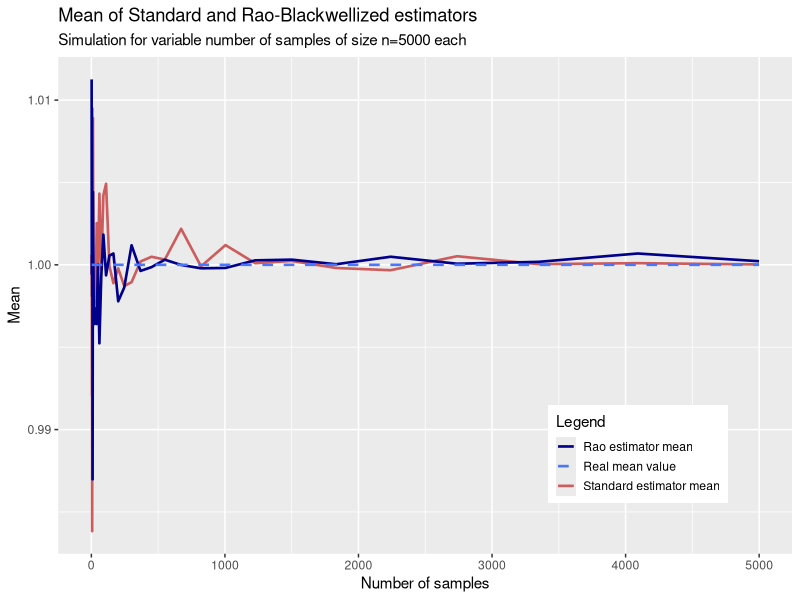
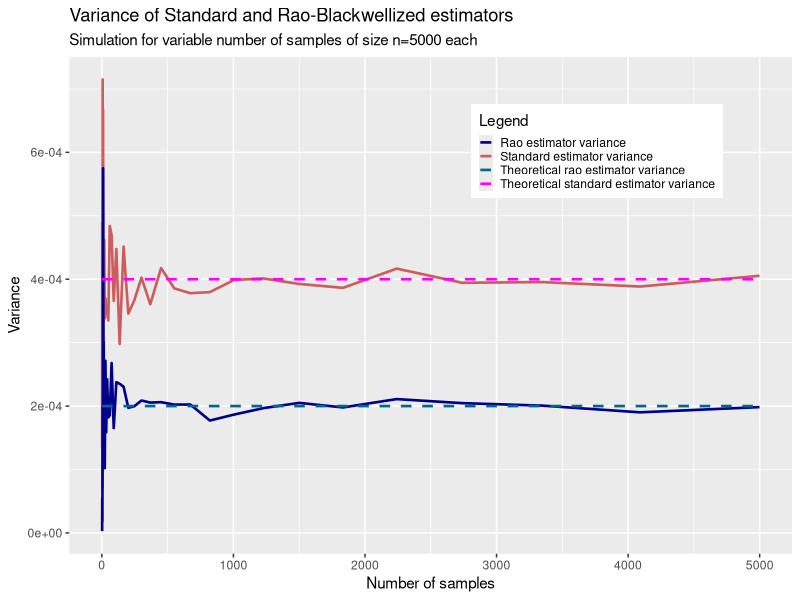
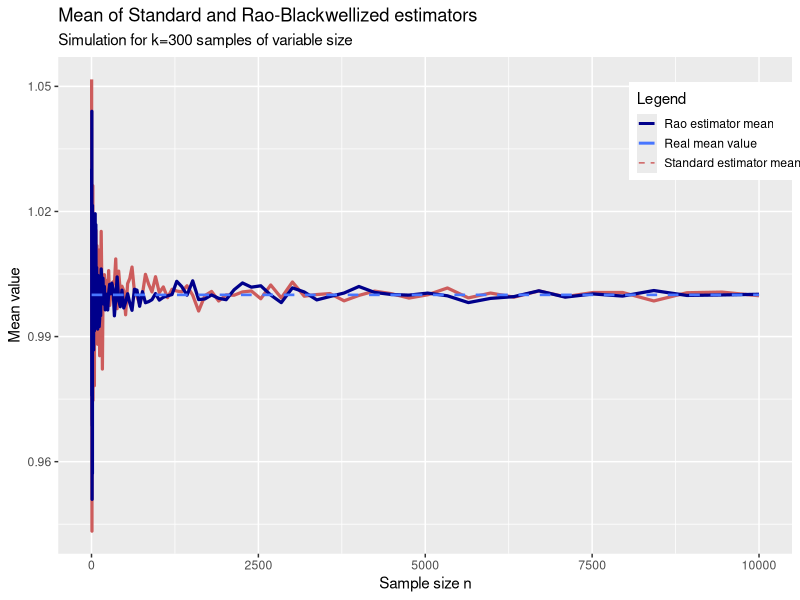
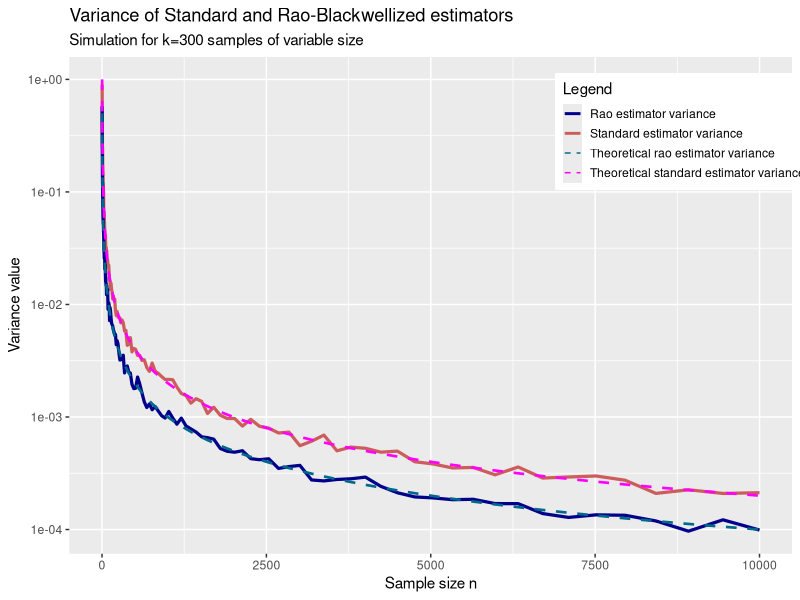

Reproduce these figures in R, in order.
# 1.b - Rao-Blackwellization
library(ggplot2)

set.seed(42) # generate reproducible results across runs


log_seq <- function(start_point, end_point, num_points, log_base = 10) {
  sequence <- seq(log(start_point, log_base), 
                  log(end_point, log_base), length.out=num_points)
  return(log_base ** sequence)
}

n = 5000 # number of sample points for sample X = (X1, X2, ..., Xn)
r = 1 # number of successes to observe occurring
p = 0.5 # probability of success in a trial
std_est_sample = c()
rao_est_sample = c()

std_mean = c()
rao_mean = c()

std_var = c()
rao_var = c()

std_var_theor = c()
rao_var_theor = c()


#m = seq(2, 3000, 40)  # number of experiments (number of samples taken)
m = unique(floor(log_seq(2, 5000, num=40))) # selected a logarithmic range 

for (i in m){
  
  # take a sample point from NB(r,p) and add it to the standard estim. sample
  x_nb = replicate(i, rnbinom(n=n, size=r, prob=p)) # m samples of size n each

  # take a sample point lambda_i from Gamma(r,(1-p)/p) first and for that
  # lambda_i, get a sample point from Poisson(lambda_i). This is X_i
  lambda_i = replicate(i, rgamma(n=n, shape=r, scale = (1-p)/p))

  # calculate means
  std_est = colMeans(x_nb) # mean of columns 1 x m, this is the std estimator
  std_cur_mean = mean(std_est) # mean of all the estimator's values
  std_mean = append(std_mean, std_cur_mean)
  
  rao_est = colMeans(lambda_i) # mean of columns 1 x m, this is rao estimator
  rao_cur_mean = mean(rao_est)
  rao_mean = append(rao_mean, rao_cur_mean)
  
  # calculate variances
  std_cur_var = var(std_est)
  std_var = append(std_var, std_cur_var)
  
  rao_cur_var = var(rao_est)
  rao_var = append(rao_var, rao_cur_var) 
  
}


# create a data frame with all the values
df = data.frame(sims=m, # num of simulations ie sample size
                std_means=std_mean,
                rao_means=rao_mean,
                std_vars=std_var,
                rao_vars=rao_var,
                real_mean = 1,
                std_vars_theor = 2/n,
                rao_vars_theor = 1/n)


colors <- c("Rao estimator mean" = "darkblue", 
            "Standard estimator mean" = "indianred", 
            "Real mean value" = "royalblue1")

figure1 <- ggplot(data = df, aes(x=sims)) +
  geom_line(aes(y=std_means, color='Standard estimator mean'), size=0.9) +
  geom_line(aes(y=rao_means, color='Rao estimator mean'), size=0.9) +
  geom_line(aes(y=real_mean, color='Real mean value'), linetype="dashed", size=0.9) +
  labs(
    title = "Mean of Standard and Rao-Blackwellized estimators",
    subtitle = "Simulation for variable number of samples of size n=5000 each",
    x = 'Number of samples',
    y = 'Mean',
    color = 'Legend') +
  scale_color_manual(values = colors) +
  theme(legend.position = c(0.79, 0.20),
        legend.key.size = unit(0.5, 'cm'))

figure1 # show figure

colors <- c("Rao estimator variance" = "darkblue", 
            "Standard estimator variance" = "indianred",
            "Theoretical rao estimator variance" = "deepskyblue4",
            "Theoretical standard estimator variance" = "magenta")

figure2 <- ggplot(data = df, aes(x=sims)) +
  geom_line(aes(y=std_vars, color='Standard estimator variance'), size=0.9) +
  geom_line(aes(y=rao_vars, color='Rao estimator variance'), size=0.9) +
  geom_line(aes(y=rao_vars_theor, color='Theoretical rao estimator variance'), linetype="dashed", size=0.9) +
  geom_line(aes(y=std_vars_theor, color='Theoretical standard estimator variance'), linetype="dashed", size=0.9) +
  labs(
    title = "Variance of Standard and Rao-Blackwellized estimators",
    subtitle = "Simulation for variable number of samples of size n=5000 each",
    x = 'Number of samples',
    y = 'Variance',
    color = 'Legend') +
  #scale_y_continuous(trans='log10') +
  scale_color_manual(values = colors) +
  theme(legend.position = c(0.73, 0.81),
        legend.key.size = unit(0.35, 'cm'))

figure2 # show figure

#------------------------------------------
# NOW SIMULATE FOR VARIABLE SAMPLE SIZE n AND FIXED NUMBER OF SIMULATIONS 


k = 300 # number of simulated samples
std_est_sample2 = c()
rao_est_sample2 = c()

std_mean2 = c()
rao_mean2 = c()

std_var2 = c()
rao_var2 = c()

std_var_theor2 = c()
rao_var_theor2 = c()
sample_size = c()


sequence =  unique(floor(log_seq(2, 10000, num=150))) # selected a logarithmic range 

for (i in sequence){
  # take k samples of size i from NB(r,p)
  x_nb2 = replicate(k, rnbinom(n=i, size=r, prob=p)) #sample of size i
  
  # take k samples of size i of L_i points from Gamma(r,(1-p)/p) 
  lambda_i2 = replicate(k, rgamma(n=i, shape=r, scale = (1-p)/p))
  
  # calculate means
  std_est2 = colMeans(x_nb2) # mean of columns 1 x m, this is the std estimator
  std_cur_mean2 = mean(std_est2) # mean of all the estimator's values
  std_mean2 = append(std_mean2, std_cur_mean2)
  
  rao_est2 = colMeans(lambda_i2) # mean of columns 1 x m, this is rao estimator
  rao_cur_mean2 = mean(rao_est2)
  rao_mean2 = append(rao_mean2, rao_cur_mean2)
  
  # calculate variances
  std_cur_var2 = var(std_est2)
  std_var2 = append(std_var2, std_cur_var2)
  
  rao_cur_var2 = var(rao_est2)
  rao_var2 = append(rao_var2, rao_cur_var2) 
  
  print(paste('Done for sample size i=', i))
}

for (i in sequence){
  std_var_theor2 = append(std_var_theor2, 2/i)
  rao_var_theor2 = append(rao_var_theor2, 1/i)
  sample_size = append(sample_size, i)
}

# create a data frame with all the values
df2 = data.frame(sims=sample_size, # num of simulations ie sample size
                std_means=std_mean2,
                rao_means=rao_mean2,
                std_vars=std_var2,
                rao_vars=rao_var2,
                real_mean = 1,
                std_vars_theor = std_var_theor2,
                rao_vars_theor = rao_var_theor2)


colors <- c("Rao estimator mean" = "darkblue", 
            "Standard estimator mean" = "indianred", 
            "Real mean value" = "royalblue1")

figure3 <- ggplot(data = df2, aes(x=sims)) +
  geom_line(aes(y=std_means, color='Standard estimator mean'), size=1.1) +
  geom_line(aes(y=rao_means, color='Rao estimator mean'), size=1.1) +
  geom_line(aes(y=real_mean, color='Real mean value'), linetype="dashed", size=0.9) +
  labs(
    title = "Mean of Standard and Rao-Blackwellized estimators",
    subtitle = "Simulation for k=300 samples of variable size",
    x = 'Sample size n',
    y = 'Mean value',
    color = 'Legend') +
  scale_color_manual(values = colors,
                     guide=guide_legend(override.aes=list(linetype=c(1,1,2), lwd=c(1,1,0.5)))) +
  theme(legend.position = c(0.9, 0.85),
        legend.key.size = unit(0.5, 'cm'))

figure3 # show figure


colors <- c("Rao estimator variance" = "darkblue", 
            "Standard estimator variance" = "indianred",
            "Theoretical rao estimator variance" = "deepskyblue4",
            "Theoretical standard estimator variance" = "magenta")

figure4 <- ggplot(data = df2, aes(x=sims)) +
  geom_line(aes(y=std_vars, color='Standard estimator variance'), size=1.1) +
  geom_line(aes(y=rao_vars, color='Rao estimator variance'), size=1.1) +
  geom_line(aes(y=rao_vars_theor, color='Theoretical rao estimator variance'), linetype="dashed", size=0.9) +
  geom_line(aes(y=std_vars_theor, color='Theoretical standard estimator variance'), linetype="dashed", size=0.9) +
  labs(
    title = "Variance of Standard and Rao-Blackwellized estimators ",
    subtitle = "Simulation for k=300 samples of variable size",
    x = 'Sample size n',
    y = 'Variance value',
    color = 'Legend') +
  scale_y_continuous(trans='log10') +
  scale_color_manual(values = colors,
                     guide=guide_legend(override.aes=list(linetype=c(1,1,2,2), lwd=c(1,1,0.5,0.5))))+
  theme(legend.position = c(0.85, 0.85),
        legend.key.size = unit(0.5, 'cm'))

figure4 # show figure
